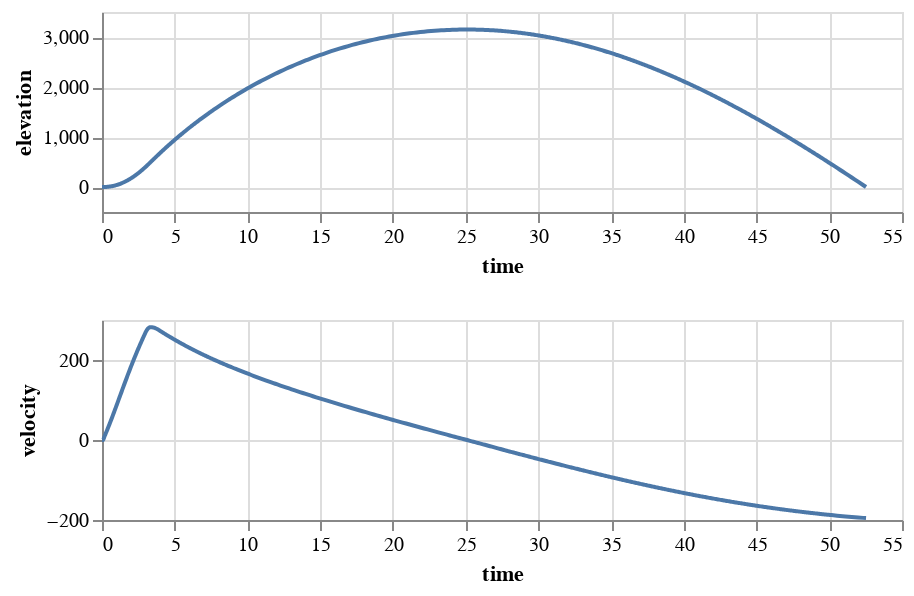

Notebook code for this chart:
### Code cell
z & vz

### Figure 1 — Vega-Lite specification as saved in the notebook (floating-point values rounded to 4 significant figures; data arrays with more than 128 entries replaced by an {"elided": "..."} marker saying what was removed)
{"config": {"view": {"continuousWidth": 400, "continuousHeight": 300}}, "vconcat": [{"mark": "line", "encoding": {"x": {"type": "quantitative", "field": "time"}, "y": {"type": "quantitative", "field": "elevation"}}, "height": 100, "width": 400}, {"mark": "line", "encoding": {"x": {"type": "quantitative", "field": "time"}, "y": {"type": "quantitative", "field": "velocity"}}, "height": 100, "width": 400}], "data": {"name": "data-d38690ac58a5e4605b197b3092007143"}, "$schema": "https://vega.github.io/schema/vega-lite/v4.8.1.json", "datasets": {"data-d38690ac58a5e4605b197b3092007143": {"elided": "781 records"}}}
